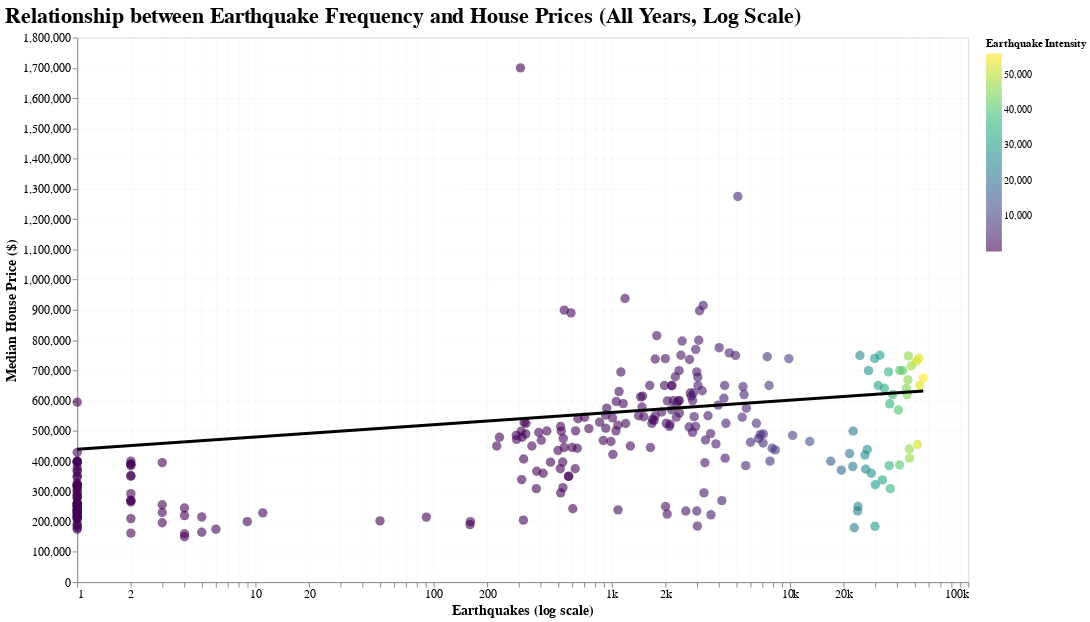

Notebook code cell kept with this figure:
### Code cell
# Assumer que df_selected contient toutes les années
df_corr_all = df_selected[["State", "Year", "earthquake", "price"]].dropna()
df_corr_all = df_corr_all[df_corr_all["earthquake"] > 0]

color_scale = alt.Scale(scheme="viridis")

# Scatter pour toutes les années
scatter_all = (
    alt.Chart(df_corr_all)
    .mark_circle(size=90, opacity=0.6)
    .encode(
        x=alt.X(
            "earthquake:Q",
            title="Earthquakes (log scale)",
            scale=alt.Scale(type="log"),
            axis=alt.Axis(format="~s")
        ),
        y=alt.Y(
            "price:Q",
            title="Median House Price ($)",
            scale=alt.Scale(zero=False, padding=10)
        ),
        color=alt.Color("earthquake:Q", title="Earthquake Intensity", scale=color_scale),
        tooltip=[
            alt.Tooltip("State:N"),
            alt.Tooltip("Year:O"),
            alt.Tooltip("earthquake:Q", title="Earthquakes"),
            alt.Tooltip("price:Q", title="Median Price ($)")
        ]
    )
)

# LOESS trendline sur toutes les années
smooth_all = (
    alt.Chart(df_corr_all)
    .transform_regression("earthquake", "price")
    .mark_line(color="black", size=3)
    .encode(
        x=alt.X("earthquake:Q", scale=alt.Scale(type="log")),
        y="price:Q"
    )
)

# Combinaison
correlation_all = (
    (scatter_all + smooth_all)
    .properties(
        width=900,
        height=550,
        title="Relationship between Earthquake Frequency and House Prices (All Years, Log Scale)"
    )
    .configure_axis(
        gridOpacity=0.20,
        labelFontSize=12,
        titleFontSize=14
    )
    .configure_title(
        fontSize=22,
        anchor="start"
    )
)
correlation_all

### Figure 1 — Vega-Lite specification as saved in the notebook (floating-point values rounded to 4 significant figures; data arrays with more than 128 entries replaced by an {"elided": "..."} marker saying what was removed)
{"config": {"view": {"continuousWidth": 300, "continuousHeight": 300}, "axis": {"gridOpacity": 0.2, "labelFontSize": 12, "titleFontSize": 14}, "title": {"anchor": "start", "fontSize": 22}}, "layer": [{"mark": {"type": "circle", "opacity": 0.6, "size": 90}, "encoding": {"color": {"field": "earthquake", "scale": {"scheme": "viridis"}, "title": "Earthquake Intensity", "type": "quantitative"}, "tooltip": [{"field": "State", "type": "nominal"}, {"field": "Year", "type": "ordinal"}, {"field": "earthquake", "title": "Earthquakes", "type": "quantitative"}, {"field": "price", "title": "Median Price ($)", "type": "quantitative"}], "x": {"axis": {"format": "~s"}, "field": "earthquake", "scale": {"type": "log"}, "title": "Earthquakes (log scale)", "type": "quantitative"}, "y": {"field": "price", "scale": {"padding": 10, "zero": false}, "title": "Median House Price ($)", "type": "quantitative"}}}, {"mark": {"type": "line", "color": "black", "size": 3}, "encoding": {"x": {"field": "earthquake", "scale": {"type": "log"}, "type": "quantitative"}, "y": {"field": "price", "type": "quantitative"}}, "transform": [{"on": "earthquake", "regression": "price"}]}], "data": {"name": "data-0ba96ec64fa0da81c095c49a05e28836"}, "height": 550, "title": "Relationship between Earthquake Frequency and House Prices (All Years, Log Scale)", "width": 900, "$schema": "https://vega.github.io/schema/vega-lite/v5.20.1.json", "datasets": {"data-0ba96ec64fa0da81c095c49a05e28836": {"elided": "270 records"}}}
